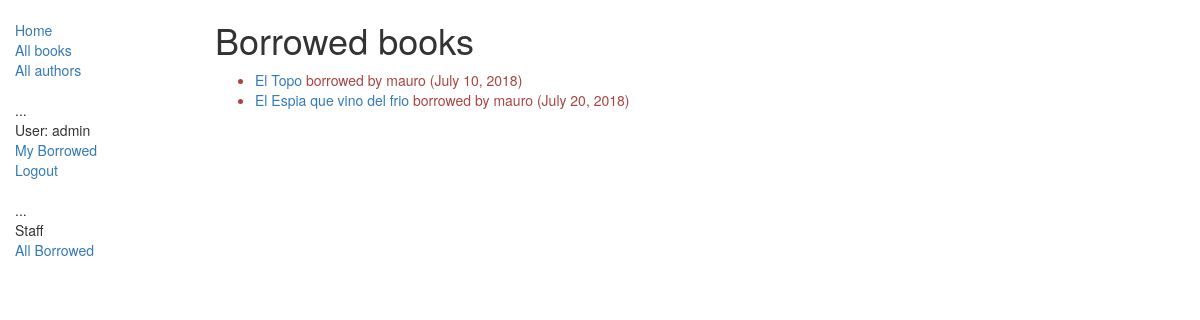
Page /catalog/allborrowed/ (signed in) on the earlier database version.
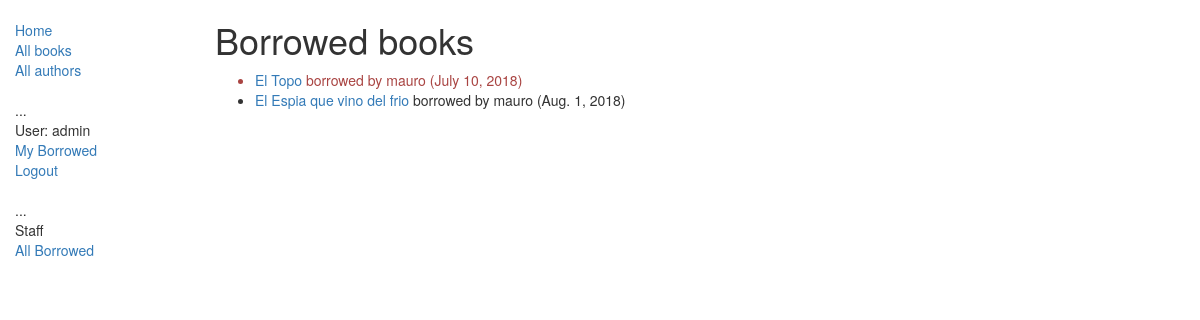
Same page on the later database version.
### catalog/models.py (models this page shows, shortened)
class BookInstance(models.Model):
    id = models.UUIDField(primary_key=True, default=uuid.uuid4, help_text="Unique ID for this particular book across whole library")
    book = models.ForeignKey('Book', on_delete=models.SET_NULL, null=True)
    imprint = models.CharField(max_length=200)
    due_back = models.DateField(null=True, blank=True)
    borrower = models.ForeignKey(User, on_delete=models.SET_NULL, null=True, blank=True)
    LOAN_STATUS = (
        ('m', 'Maintenance'),
        ('o', 'On loan'),
        ('a', 'Available'),
        ('r', 'Reserved'),
    )
    status = models.CharField(max_length=1, choices=LOAN_STATUS, blank=True, default='m', help_text='Book availability')
    class Meta:
        ordering = ["due_back"]
        permissions = (("can_mark_returned", "Set book as returned"),)
    @property
    def is_overdue(self):
        if self.due_back and date.today() > self.due_back:
            return True
        return False

class Book(models.Model):
    title = models.CharField(max_length=200)
    author = models.ForeignKey('Author', on_delete=models.SET_NULL, null=True)
    summary = models.TextField(max_length=1000, help_text='Enter a brief description of the book')
    isbn = models.CharField('ISBN',max_length=13, help_text='13 Character <a href="https://www.isbn-international.org/content/what-isbn">ISBN number</a>')
    genre = models.ManyToManyField(Genre, help_text='Select a genre for this book')
    language = models.ForeignKey('Language', on_delete=models.SET_NULL, null=True)
    def display_genre(self):
        """
        Creates a string for the Genre. This is required to display genre in Admin.
        """
        return ', '.join([ genre.name for genre in self.genre.all()[:3] ])
    display_genre.short_description = 'Genre'

### catalog/views.py (the view)
class LoanedBooksByAllUsersListView(PermissionRequiredMixin,generic.ListView):
    model = BookInstance
    template_name ='catalog/bookinstance_list_borrowed_all.html'
    paginate_by = 10
    permission_required = ('catalog.can_mark_returned', 'catalog.can_edit')
    def get_queryset(self):
        return BookInstance.objects.filter(status__exact='o').order_by('due_back')

### catalog/templates/catalog/bookinstance_list_borrowed_all.html
{% extends "base_generic.html" %}
{% block content %}
    <h1>Borrowed books</h1>
    {% if bookinstance_list %}
    <ul>
      {% for bookinst in bookinstance_list %}
      <li class="{% if bookinst.is_overdue %}text-danger{% endif %}">
        <a href="{% url 'book-detail' bookinst.book.pk %}">{{bookinst.book.title}}</a> borrowed by {{ bookinst.borrower }} ({{ bookinst.due_back }})
      </li>
      {% endfor %}
    </ul>
    {% else %}
      <p>There are no books borrowed.</p>
    {% endif %}
{% endblock %}

Differences in the rows shown:
changed BookInstance "El Espia que vino del frio": due_back "July 20, 2018" → "Aug. 1, 2018"
